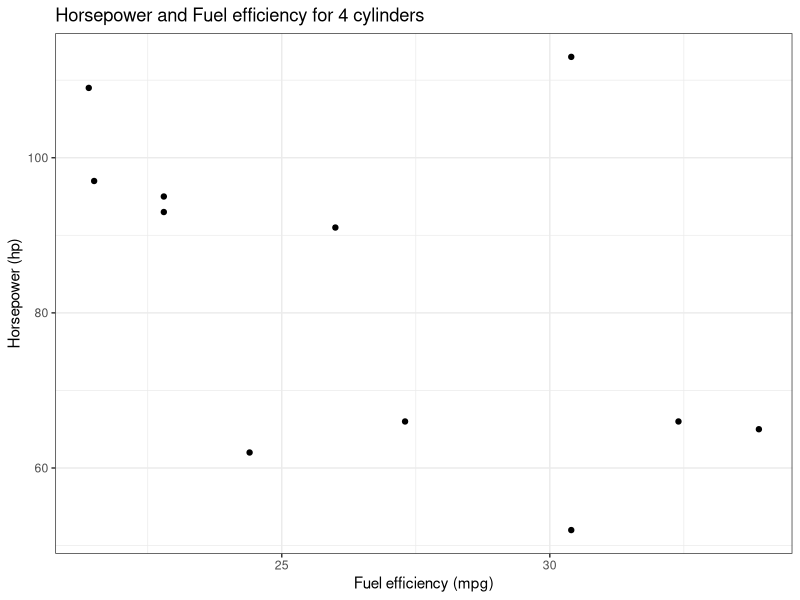
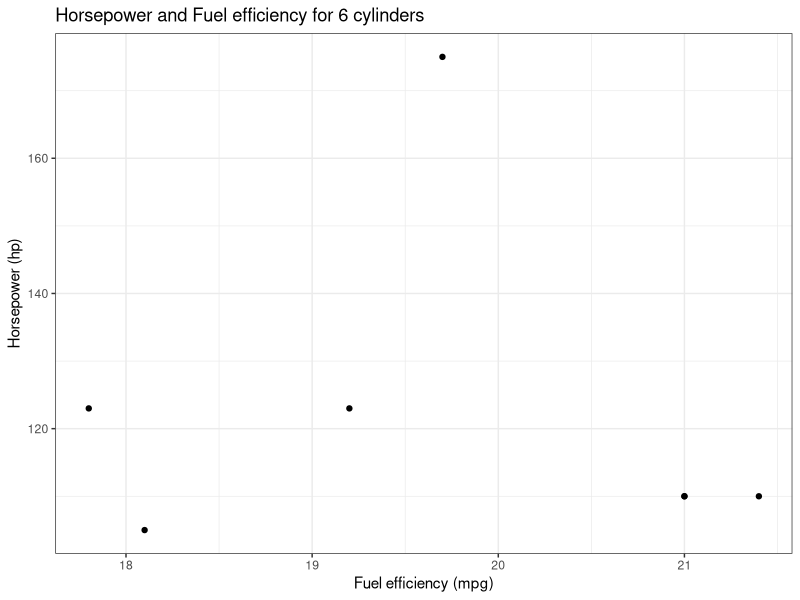
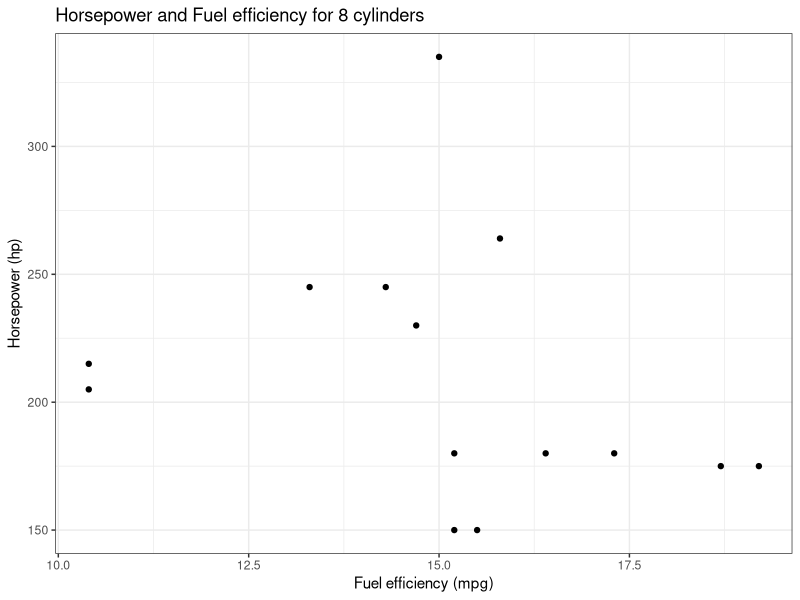

R code for these plots, in order:
## ---- chunk 1
knitr::opts_chunk$set(echo = TRUE)
## ---- chunk 2
library(tidyverse)
mtcars_original <- mtcars
## ---- chunk 3
output <- vector("double", ncol(mtcars))
for (c in seq_along(mtcars)){
  output[[c]] <- mean(mtcars[[c]])
}
output
## ---- chunk 4
# add solution here
output
## ---- chunk 5
for (c in seq_along(mtcars)){
  mtcars[[c]] <- mtcars[[c]] / max(mtcars[[c]], na.rm = TRUE)
}
head(mtcars)
## ---- chunk 6
# add solution here
## ---- chunk 7
cylinders <- sort(unique(mtcars_original[['cyl']]))
plots <- vector("list",length(cylinders))

for (d in 1:length(cylinders)){
  plots[[d]] <- mtcars_original %>% 
    filter(cyl == cylinders[d]) %>%
    ggplot() + 
    theme_bw() +
    geom_point(aes(x = mpg, y = hp) ) + 
    labs(x = 'Fuel efficiency (mpg)',
         y = 'Horsepower (hp)') + 
    ggtitle(glue::glue("Horsepower and Fuel efficiency for ", cylinders[d], " cylinders"))
}
plots
## ---- chunk 8
# add solution here
## ---- chunk 9
map(mtcars_original, unique) %>% 
  map_dbl(length)
## ---- chunk 10
# add solution here
## ---- chunk 11
dmonds <- diamonds %>% 
  slice(1:4)

list_of_things <- list(seq(nrow(dmonds)), dmonds$price, dmonds$carat)
output <- pmap_chr( list_of_things,
                   ~paste0("Diamond #", ..1 ,
                           " sold for $",..2,
                           " and was ",..3, " carats"))
output
## ---- chunk 12
# add solution here
output
## ---- chunk 13
iris %>%
  nest(data = -Species) %>%
  pmap(~write_csv(.y, path = here::here(glue::glue(.x, ".csv"))))
## ---- chunk 14
# add solution here
